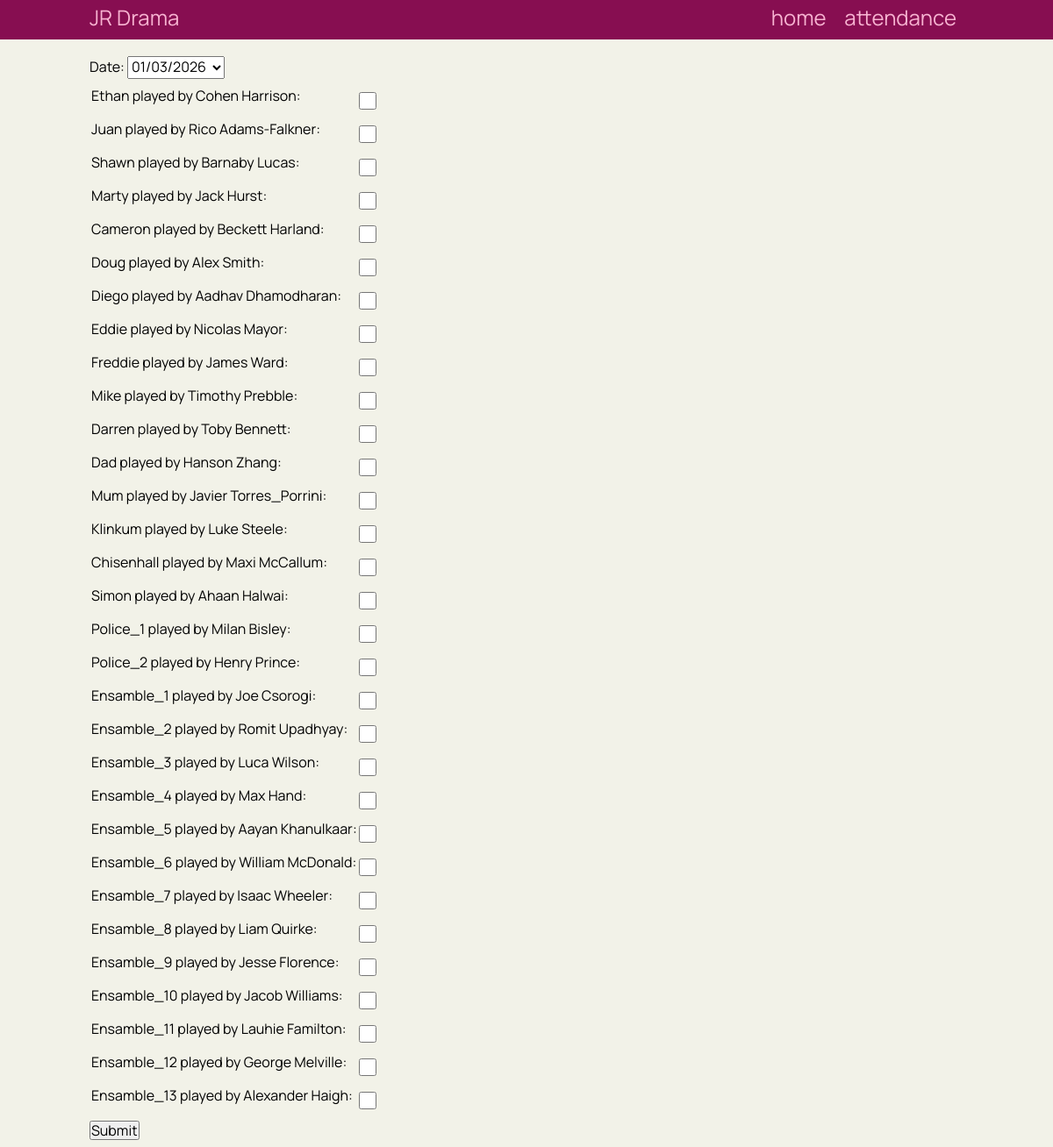
The page /roll on the database its author committed.
### tables this page shows
CREATE TABLE people (
    id INTEGER PRIMARY KEY AUTOINCREMENT,
    fname TEXT NOT NULL,
    lname TEXT NOT NULL,
    role TEXT NOT NULL
);

### flask_app.py (the view, shortened to what this page needs)
@app.route('/roll')
def roll_updated():
    cur, con = connect_db(DB)
    record = get_attendance_data(cur, con)
    today = "2" + datetime.now(pytz.timezone("Pacific/Auckland")).strftime("%d%m%Y")
    cur.execute("SELECT fname, lname, role, id FROM people")
    people_list = cur.fetchall()
    print(people_list)
    con.close()
    new_record = {}
    for k,v in record.items():
        new_record[str(k)] = v
    return render_template("rollupdated.html", people=people_list, record=new_record)

### flask_app.py (called while the page is built)
def connect_db(db_file):
    try:
        connection = sqlite3.connect(db_file)
        cursor = connection.cursor()
        print("CONN")
        return cursor, connection
    except Error as e:
        print(e)
        return none

def get_attendance_data(cur, con):
    cur.execute("SELECT DISTINCT date FROM attendance;")
    dates = cur.fetchall()
    record = {}
    for day in dates:
        cur.execute(f"SELECT date, present, personID FROM attendance WHERE date = {day[0]} ORDER BY personID ;")
        record_day = cur.fetchall()
        rd_copy = deepcopy(record_day)
        for i, person in enumerate(record_day):
            cur.execute(f"SELECT fname, lname, role FROM people WHERE id = {person[2]}")
            person_data = cur.fetchall()
            rd_copy[i] = (person[0], person[1], person_data)
        record[day[0]] = rd_copy
    return record

### templates/rollupdated.html (shortened to what this page needs)
{% extends 'base.html' %}
{% block main %}
<br>
<form action="/better" method="POST">
    <label for="date">Date:</label>
    <select name="date" id="date">
        {% for day, attendance in record.items() %}
        {% set astring = day|string %}
        <option value="{{day}}">{{astring[1:3]}}/{{astring[3:5]}}/{{astring[5:]}}</option>
        {% endfor %}
    </select>
    <br>
    <table>
        {% for item in people %}
        <tr>
            <td>
                <label for="{{loop.index}}"><a class="a-p" href="data/{{item[3]}}">{{item[2]}} played by {{item[0]}} {{item[1]}}: </a></label>
            </td>
            <td>
                <input id="{{loop.index}}" type="checkbox" name="{{item[3]}}" value="1"/>
            </td>
        </tr>
        {% endfor %}
    </table>
    <button type="submit" value="Submit">Submit</button>
</form>
{% endblock %}

### static/drama.css (style rules this page uses)
* { font-family: 'Manrope', sans-serif; padding: 0; margin: 0; box-sizing: border-box; }
body { background-color: #f2f2e8; }
label { margin-bottom: 8px; margin-top: 8px; }
input[type="checkbox"] { margin-bottom: 8px; margin-top: 8px; transform: translateY(5px); width: 20px; height: 20px; }
button { margin-bottom: 8px; margin-top: 8px; }
td { text-align: left; }
a, a:visited { color: #F7B3D1; text-decoration: none; }
.a-p, .a-p:visited { color:#000000; }

### rows shown on the page
people: role "Ethan", fname "Cohen", lname "Harrison"
people: role "Juan", fname "Rico", lname "Adams-Falkner"
people: role "Shawn", fname "Barnaby", lname "Lucas"
people: role "Marty", fname "Jack", lname "Hurst"
people: role "Cameron", fname "Beckett", lname "Harland"
people: role "Doug", fname "Alex", lname "Smith"
people: role "Diego", fname "Aadhav", lname "Dhamodharan"
people: role "Eddie", fname "Nicolas", lname "Mayor"
people: role "Freddie", fname "James", lname "Ward"
people: role "Mike", fname "Timothy", lname "Prebble"
people: role "Darren", fname "Toby", lname "Bennett"
people: role "Dad", fname "Hanson", lname "Zhang"
people: role "Mum", fname "Javier", lname "Torres_Porrini"
people: role "Klinkum", fname "Luke", lname "Steele"
people: role "Chisenhall", fname "Maxi", lname "McCallum"
people: role "Simon", fname "Ahaan", lname "Halwai"
people: role "Police_1", fname "Milan", lname "Bisley"
people: role "Police_2", fname "Henry", lname "Prince"
people: role "Ensamble_1", fname "Joe", lname "Csorogi"
people: role "Ensamble_2", fname "Romit", lname "Upadhyay"
people: role "Ensamble_3", fname "Luca", lname "Wilson"
people: role "Ensamble_4", fname "Max", lname "Hand"
people: role "Ensamble_5", fname "Aayan", lname "Khanulkaar"
people: role "Ensamble_6", fname "William", lname "McDonald"
people: role "Ensamble_7", fname "Isaac", lname "Wheeler"
people: role "Ensamble_8", fname "Liam", lname "Quirke"
people: role "Ensamble_9", fname "Jesse", lname "Florence"
people: role "Ensamble_10", fname "Jacob", lname "Williams"
people: role "Ensamble_11", fname "Lauhie", lname "Familton"
people: role "Ensamble_12", fname "George", lname "Melville"
people: role "Ensamble_13", fname "Alexander", lname "Haigh"

### other values the page prints
form field date "01/03/2026"
